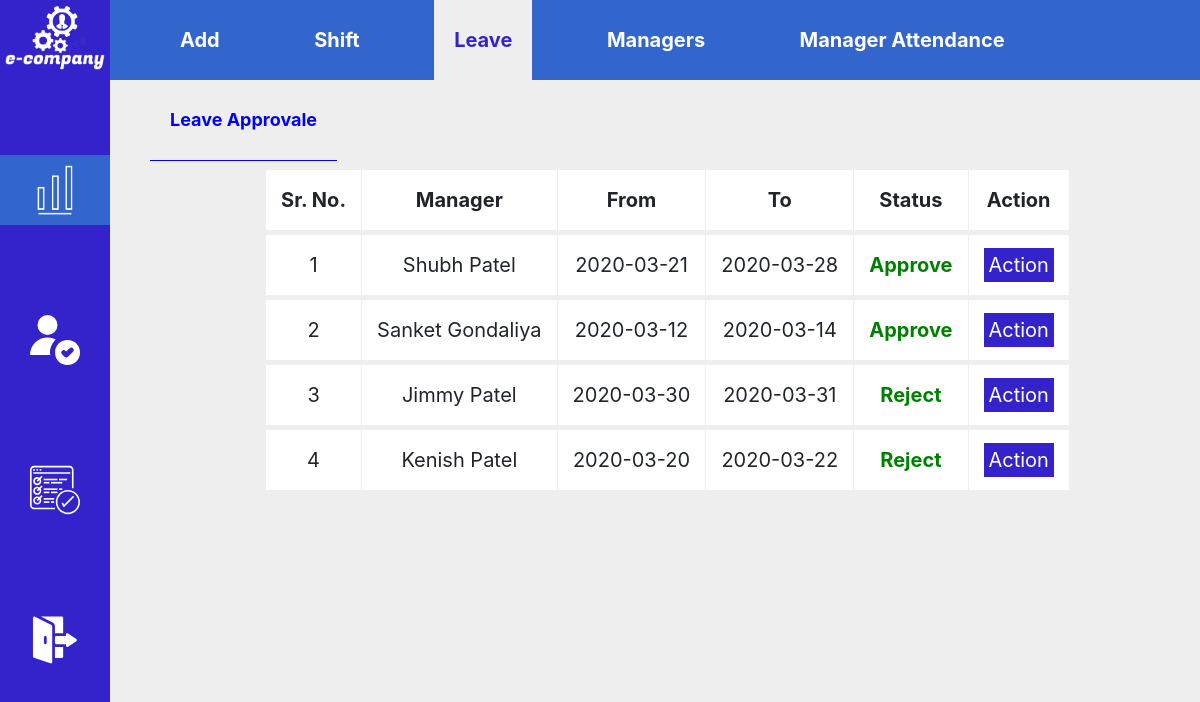
The page /ceo/leaveapprovman.php (signed in) on the database its author committed.
### tables this page shows
CREATE TABLE `leavetab` (
  `l_id` int(15) NOT NULL,
  `l_desc` text NOT NULL,
  `l_startdate` date NOT NULL,
  `l_todate` date NOT NULL,
  `l_applyid` int(15) NOT NULL,
  `l_applyname` varchar(30) NOT NULL,
  `l_approveid` int(15) NOT NULL,
  `l_approvename` varchar(30) NOT NULL,
  `l_status` varchar(20) NOT NULL
);

### ceo/leaveapprovman.php (the view, shortened to what this page needs)
<?php
    include '../forset.php';
    $abcd = $_SESSION['dash_Id'];
?>
<!DOCTYPE html>
<html lang="en">
    <head>
        <link rel="stylesheet" href="../css/da.css">
        <link rel="stylesheet" href="https://stackpath.bootstrapcdn.com/bootstrap/4.4.1/css/bootstrap.min.css">
    </head>
    <body style="background-color: #EEEEEE;">
        <div class="fpilore">
            <center>
                <img src="../image/logo1.png" alt="noimage" class="dlogo">
            </center>
            <center>
                <li class="fbut" title="Modules" style="background-color: #3366CC;">
                    <img src="../image/p1.png" alt="nobutton" class="fbutim" >
                </li>
            </center>
            <center>
                <a href="C_dashboard.php">
                    <li class="fbut" title="User Profile">
                        <img src="../image/p2.svg" alt="nobutton" class="fbutim">
                    </li>
                </a>
            </center>
            <center>
                <a href="taskmanager.php">
                    <li class="fbut" title="Task Manager">
                        <img src="../image/p4.svg" alt="nobutton" class="fbutim">
                    </li>
                </a>
            </center>
            <center>
                <a href="../logout.php">
                    <li class="fbut" title="Logout">
                        <img src="../image/p3.svg" alt="nobutton" class="fbutim">
                    </li>
                </a>
            </center>
        </div>
        <div class="module">
            <a href="addman.php"><li class="modany">Add</li></a>
            <a href="shiftman.php"><li class="modany">Shift</li></a>
            <li class="modany" style="background-color: #EEEEEE; color: #3423CA;">Leave</li>
            <a href="allman.php"><li class="modany">Managers</li></a>
            <a href="manattendance.php"><li class="modany">Manager Attendance</li></a>
        </div>
        <div class="module1">
            <li class="modany1" style="font-weight : bolder; color : blue; border-bottom : 1px solid blue">Leave Approvale</li>
        </div>
        <div class="ghar">
            <center>
                <table class="csgo">
                    <tr class="jinda">
                        <td class="csgohd">Sr. No.</td>
                        <td class="csgohd">Manager</td>
                        <td class="csgohd">From</td>
                        <td class="csgohd">To</td>
                        <td class="csgohd">Status</td>
                        <td class="csgohd">Action</td>
                    </tr>
                    <?php
                        $s_query = "SELECT * FROM leavetab WHERE l_approveid = '".$abcd."';";
                        $q_run = mysqli_query($conn, $s_query);
                        $i=1;
                        while($row = mysqli_fetch_array($q_run)){
                            echo
                            '<tr class="jinda">
                                <td class="csgohd1">'.$i.'</td>
                                <td class="csgohd1">'.$row['l_applyname'].'</td>
                                <td class="csgohd1">'.$row['l_startdate'].'</td>
                                <td class="csgohd1">'.$row['l_todate'].'</td>
                                <td class="csgohd2">'.$row['l_status'].'</td>
                                <td class="csgohd1"><a href="leaveaction.php?id='.$row['l_id'].'" class="jaha">Action</a></td>
                            </tr>';
                            $i=$i+1;
                        }
                    ?>
                </table>
            </center>
        </div>
    </body>
</html>

### css/da.css (style rules this page uses)
* { margin: 0px; padding: 0px; }
.fpilore { background-color: #3423CA; color: white; height: 100vh; width: 110px; float: left; position: fixed; z-index: 999; }
.dlogo { width: 100px; margin: 5px; }
.fbut { margin-top: 80px; list-style-type: none; padding: 10px; cursor: pointer; background-color: #3423ca; }
.fbutim { height: 50px; }
.module { position: fixed; margin-left: 110px; width: 100%; height: 10vh; background-color: #3366CC; line-height: 10vh; float: left; display: block; z-index: 998; }
.module1 { position: fixed; margin-top: 10vh; margin-left: 110px; height: 10vh; line-height: 10vh; float: left; display: block; background-color: #EEEEEE; }
.modany { display: inline-block; cursor: pointer; list-style-type: none; color: white; font-weight: bolder; font-size: 20px; margin-left: 50px; padding-right: 20px; padding-left: 20px; transition: all 0.5s; }
.modany1 { display: inline-block; cursor: pointer; list-style-type: none; color: black; font-size: 18px; margin-left: 40px; padding-right: 20px; padding-left: 20px; transition: all 0.5s; }
.ghar { margin-left: 110px; float: left; width: 93%; background-color: #EEEEEE; }
.csgo { margin-top: 170px; font-size: 20px; background-color: white; }
.jinda { text-align: center; border-bottom-style: solid; border-bottom-width: 5px; border-bottom-color: #EEEEEE; }
.csgohd { padding: 15px; font-weight: bolder; border-right-width: 1px; border-right-style: solid; border-right-color: #EEEEEE; }
.csgohd1 { padding: 15px; border-right-width: 1px; border-right-style: solid; border-right-color: #EEEEEE; }
.csgohd2 { padding: 15px; color: green; font-weight: bolder; border-right-width: 1px; border-right-style: solid; border-right-color: #EEEEEE; }
.jaha { background-color: #3423ca; color: white; padding: 5px; }

### rows shown on the page
leavetab: l_applyname "Shubh Patel", l_startdate "2020-03-21", l_todate "2020-03-28", l_status "Approve"
leavetab: l_applyname "Sanket Gondaliya", l_startdate "2020-03-12", l_todate "2020-03-14", l_status "Approve"
leavetab: l_applyname "Jimmy Patel", l_startdate "2020-03-30", l_todate "2020-03-31", l_status "Reject"
leavetab: l_applyname "Kenish Patel", l_startdate "2020-03-20", l_todate "2020-03-22", l_status "Reject"
